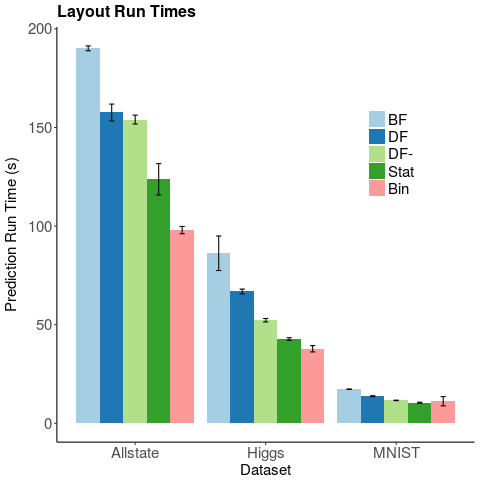

Write R code to recreate this figure.
# ---
# title: "Test speed-up and scale-up of R-Rerf against xg and ranger"
# author: "James Browne"
# date: "Oct 10 2017"
# output: html_document
# ---
library(ggplot2)
library(plyr)

data_summary <- function(data, varname, groupnames){
      require(plyr)
  summary_func <- function(x, col){
          c(mean = mean(x[[col]], na.rm=TRUE),
                  sd = sd(x[[col]], na.rm=TRUE))
    }
    data_sum<-ddply(data, groupnames, .fun=summary_func,
                                      varname)
    data_sum <- rename(data_sum, c("mean" = varname))
     return(data_sum)
}

intertwinedDepth <- 4

mydataMnist <- read.csv(file="figure5mnist.csv", header=FALSE)
mydataMnist$V4 <- mydataMnist$V4/1000000
mydataMnist$V2 <- "measured"
mydataMnist <- data_summary(mydataMnist,varname="V4",groupnames=c("V1", "V2", "V3"))
mydataMnist$V2 <- as.character(mydataMnist$V2)
mydataMnist$V1 <- as.character(mydataMnist$V1)
mydataMnist$V1 <- "MNIST"

#################
### set this based on the experiment
#################
bias <- .00295
avgLoad0 <- 1
avgLoad1 <- 1.5
avgLoad2 <- 1.5
avgLoad4 <- 1*(.5-bias)+2*(.5+bias)
avgLoad6b <- avgLoad4
avgLoad6t <- 32/18
avgDepth <- 18.32
timePerLoad <- mydataMnist$V4[1]/(avgDepth/avgLoad0)
timePerLoadPage <- mydataMnist$V4[1]/((avgDepth-8)/avgLoad0)

mydataMnist$V2 <- as.factor(mydataMnist$V2)
mydataMnist$V1 <- as.factor(mydataMnist$V1)
mydataMnist$V3 <- as.factor(mydataMnist$V3)

mydataMnist$sd <- as.numeric(mydataMnist$sd)
mydataMnist$V4 <- as.numeric(mydataMnist$V4)


mydataAllstate <- read.csv(file="figure5allstate.csv", header=FALSE)
mydataAllstate$V4 <- mydataAllstate$V4/1000000
mydataAllstate$V2 <- "measured"
mydataAllstate <- data_summary(mydataAllstate, varname="V4",groupnames=c("V1", "V2", "V3"))
mydataAllstate$V2 <- as.character(mydataAllstate$V2)
mydataAllstate$V1 <- as.character(mydataAllstate$V1)
mydataAllstate$V1 <- "Allstate"

#################
### set this based on the experiment
#################
bias <- .000195
avgLoad0 <- 1
avgLoad1 <- 1.5
avgLoad2 <- 1.5
avgLoad4 <- 1*(.5-bias)+2*(.5+bias)
avgLoad6b <- avgLoad4
avgLoad6t <- 32/18
avgDepth <- 14.6
timePerLoad <- mydataAllstate$V4[1]/(avgDepth/avgLoad0)
timePerLoadPage <- mydataAllstate$V4[1]/((avgDepth-8)/avgLoad0)

mydataAllstate$V2 <- as.factor(mydataAllstate$V2)
mydataAllstate$V1 <- as.factor(mydataAllstate$V1)
mydataAllstate$V3 <- as.factor(mydataAllstate$V3)

mydataAllstate$sd <- as.numeric(mydataAllstate$sd)
mydataAllstate$V4 <- as.numeric(mydataAllstate$V4)






mydataHiggs <- read.csv(file="figure5higgs.csv", header=FALSE)
mydataHiggs$V4 <- mydataHiggs$V4/1000000
mydataHiggs$V2 <- "measured"
mydataHiggs <- data_summary(mydataHiggs, varname="V4",groupnames=c("V1", "V2", "V3"))
mydataHiggs$V2 <- as.character(mydataHiggs$V2)
mydataHiggs$V1 <- as.character(mydataHiggs$V1)
mydataHiggs$V1 <- "Higgs"

#################
### set this based on the experiment
#################
bias <- .000775
avgLoad0 <- 1
avgLoad1 <- 1.5
avgLoad2 <- 1.5
avgLoad4 <- 1*(.5-bias)+2*(.5+bias)
avgLoad6b <- avgLoad4
avgLoad6t <- 32/18
avgDepth <- 13.28
timePerLoad <- mydataHiggs$V4[1]/(avgDepth/avgLoad0)


mydataHiggs$V2 <- as.factor(mydataHiggs$V2)
mydataHiggs$V1 <- as.factor(mydataHiggs$V1)
mydataHiggs$V3 <- as.factor(mydataHiggs$V3)

mydataHiggs$sd <- as.numeric(mydataHiggs$sd)
mydataHiggs$V4 <- as.numeric(mydataHiggs$V4)


mydata <- rbind(mydataAllstate, mydataHiggs, mydataMnist)

z <- mydata$V3 == "0" | mydata$V3 == "1" | mydata$V3 == "2"| mydata$V3 == "4"| mydata$V3 == "6"

mydata <- mydata[z,]


mydata$V3 <- revalue(mydata$V3, c("0"="BF", "1"="DF", "2"="DF-", "4"="Stat", "6"="Bin"))


leg <- theme(legend.text = element_text(size = 15), legend.title=element_blank(), plot.title = element_text(size = 16,  face="bold"), plot.subtitle = element_text(size = 12),axis.title.x = element_text(size=15), axis.text.x = element_text(size=15), axis.title.y = element_text(size=15), axis.text.y = element_text(size=15))

p <- ggplot(mydata, aes(x=V1, y=V4, fill=V3)) + 
    geom_bar(stat="identity", position=position_dodge()) +
    geom_errorbar(aes(ymin=V4-sd, ymax=V4+sd), width=.2, position=position_dodge(.9))

    p <- p + scale_fill_brewer(palette="Paired") + theme_minimal() + leg
    p <- p + scale_fill_brewer(palette="Paired") + theme_classic() + leg
    p <- p + guides(fill=guide_legend(title=" "))
    p <- p + theme(legend.position = c(.8,.7))
    p <- p + labs(title = "Layout Run Times")
    p <- p + labs(x = "Dataset", y =expression(paste("Prediction Run Time (s)")))
    #p <- p + labs(x = "Memory Layout", y =expression(paste("Mean Prediction Time per Observation (", mu, "s)")))
#p <- p + facet_grid(. ~ V1)
p <- p + theme(strip.text.x = element_text(size=15, face="bold"))

png(file="BRtoDF.png")
print(p)
dev.off()
